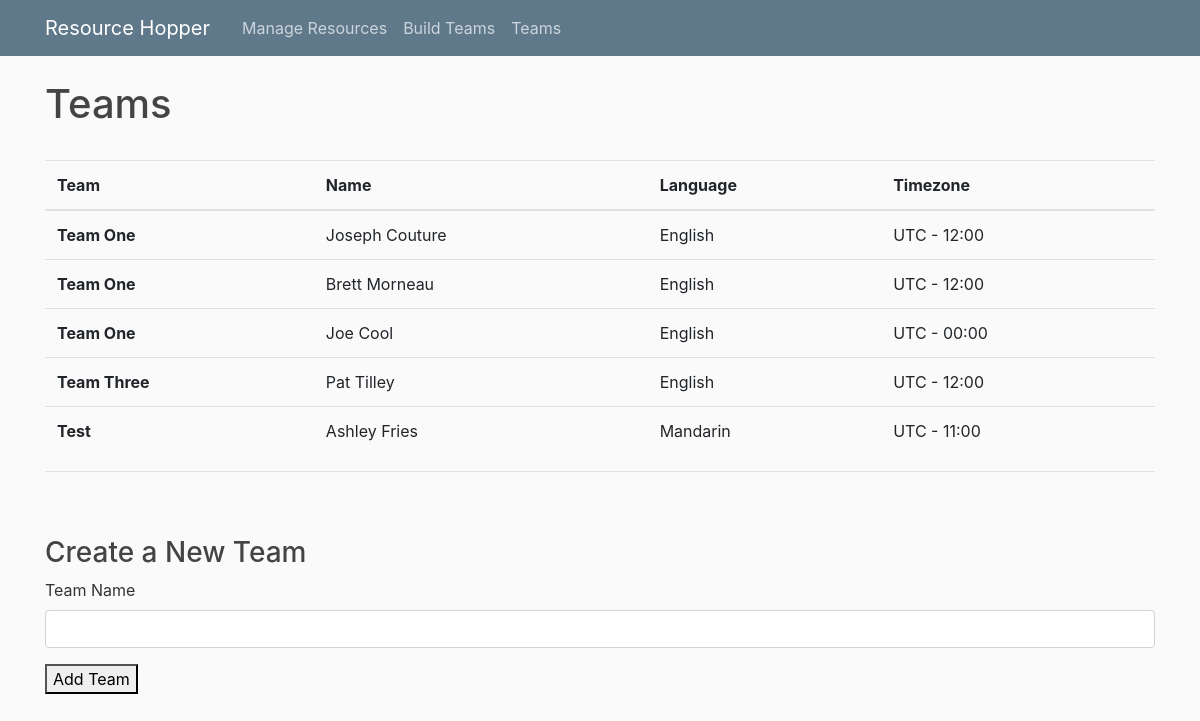
The app's page /hopper/teams/, older data.
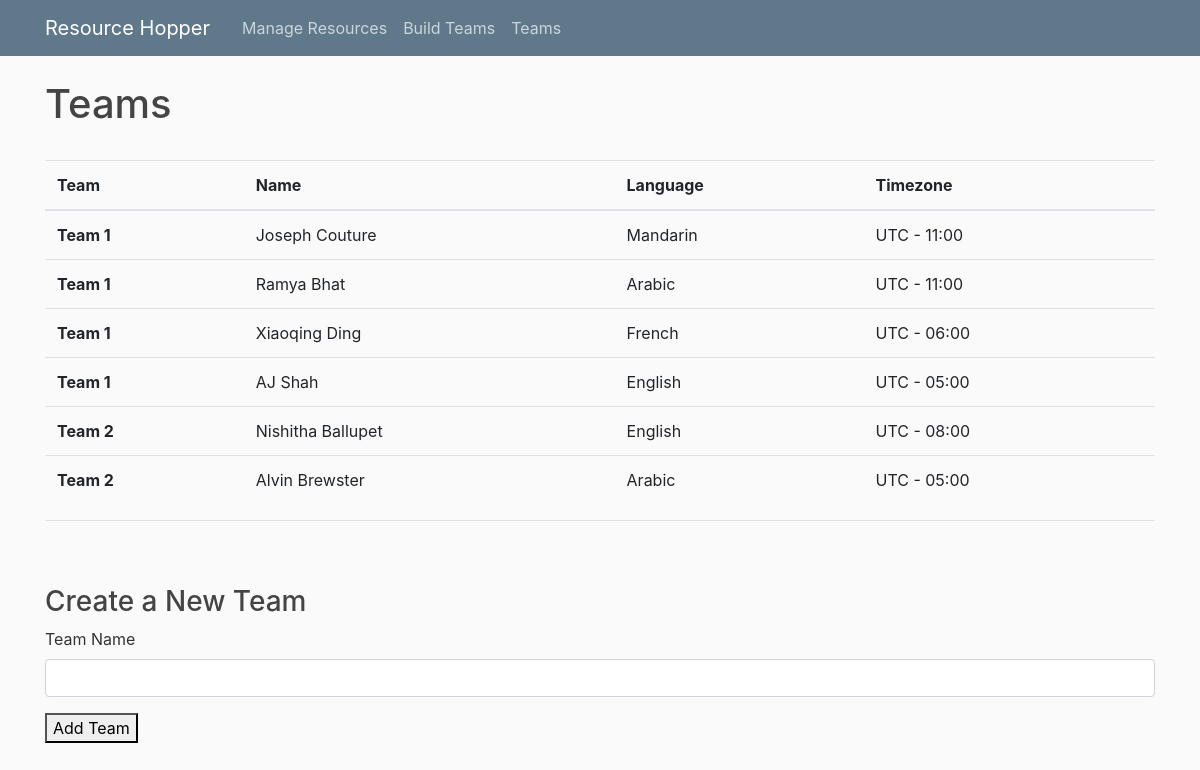
The same page, newer data.
### resource_hopper/models.py (models this page shows, shortened)
class ProjectTeam(models.Model):
    project_id = models.ForeignKey(Project, db_column='project_id', on_delete=models.CASCADE)
    resource_id = models.ForeignKey(Resource, db_column='resource_id', on_delete=models.CASCADE)
    class Meta:
        unique_together = (("resource_id", "project_id"),)

class Project(models.Model):
    project_id = models.AutoField(primary_key=True)
    manager_id = models.ForeignKey(Manager, db_column='manager_id', on_delete=models.CASCADE, null=True)
    project_description = models.CharField(max_length=64, blank=True, null=True)

class Resource(models.Model):
    resource_id = models.AutoField(primary_key=True)
    resource_lname = models.CharField(max_length=64)
    resource_fname = models.CharField(max_length=64)
    timezone_id = models.ForeignKey(Timezone, db_column='timezone_id', on_delete=models.CASCADE)
    language_id = models.ForeignKey(Language, db_column='language_id', on_delete=models.CASCADE)
    resource_onteam = models.BooleanField(default=False)

class Language(models.Model):
    language_id = models.AutoField(primary_key=True)
    language_name = models.CharField(max_length=64, blank=True, null=True)

class Timezone(models.Model):
    timezone_id = models.AutoField(primary_key=True)
    timezone_name = models.CharField(max_length=64, blank=True, null=True)

### resource_hopper/views.py (the view)
# urls.py: path('teams/', views.teams, name='resource_hopper-teams'),
def teams(request):
	context = {
		'projectteams': ProjectTeam.objects.order_by('project_id'),
		'resource': Resource.objects.all(),
		'skill': Skill.objects.all(),
		'resourceskill': ResourceSkill.objects.all(),
		'addteam': AddTeam(),
	}
	if request.method == 'POST':
		addteam_form = AddTeam(request.POST)
		if addteam_form.is_valid():
			addteam_form.save()
		context['newteam'] = addteam_form.cleaned_data['project_description']
	return render(request, 'resource_hopper/teams.html', context)

### resource_hopper/forms.py
class AddTeam(forms.ModelForm):
	class Meta:
		model = Project
		fields = ('project_description',)
		labels = {
			"project_description": "Team Name",
		}

### resource_hopper/templates/resource_hopper/teams.html (shortened to what this page needs)
{% extends "resource_hopper/base.html" %}
{% block content %}
{% load crispy_forms_tags %}
	<h1>Teams</h1><br>
	<table class="table">
		  <thead>
		    <tr>
		      <th scope="col">Team</th>
		      <th scope="col">Name</th>
		      <th scope="col">Language</th>
		      <th scope="col">Timezone</th>
		    </tr>
		  </thead>
		  <tbody>
				{% for projectteam in projectteams %}
					<tr>
						<th scope="row">{{projectteam.project_id.project_description}}</th>
						<td>{{projectteam.resource_id.resource_fname}} {{projectteam.resource_id.resource_lname}}</td>
						<td>{{projectteam.resource_id.language_id.language_name}}</td>
						<td>{{projectteam.resource_id.timezone_id.timezone_name}}</td>
					</tr>
				{% endfor %}
			</tbody>
	</table>
<hr><br><br>
<h3>Create a New Team</h3>
<form method="post">
	{{ addteam | crispy }}
	<button type="submit">Add Team</button>
{% endblock content %}

Row changes from the older to the newer data that the page shows:
removed ProjectTeam: project_id.project_description "Team One", resource_id.resource_fname "Joseph", resource_id.resource_lname "Couture", resource_id.language_id.language_name "English", resource_id.timezone_id.timezone_name "UTC - 12:00"
removed ProjectTeam: project_id.project_description "Team One", resource_id.resource_fname "Brett", resource_id.resource_lname "Morneau", resource_id.language_id.language_name "English", resource_id.timezone_id.timezone_name "UTC - 12:00"
removed ProjectTeam: project_id.project_description "Team One", resource_id.resource_fname "Joe", resource_id.resource_lname "Cool", resource_id.language_id.language_name "English", resource_id.timezone_id.timezone_name "UTC - 00:00"
removed ProjectTeam: project_id.project_description "Team Three", resource_id.resource_fname "Pat", resource_id.resource_lname "Tilley", resource_id.language_id.language_name "English", resource_id.timezone_id.timezone_name "UTC - 12:00"
removed ProjectTeam: project_id.project_description "Test", resource_id.resource_fname "Ashley", resource_id.resource_lname "Fries", resource_id.language_id.language_name "Mandarin", resource_id.timezone_id.timezone_name "UTC - 11:00"
added ProjectTeam: project_id.project_description "Team 1", resource_id.resource_fname "Joseph", resource_id.resource_lname "Couture", resource_id.language_id.language_name "Mandarin", resource_id.timezone_id.timezone_name "UTC - 11:00"
added ProjectTeam: project_id.project_description "Team 1", resource_id.resource_fname "Ramya", resource_id.resource_lname "Bhat", resource_id.language_id.language_name "Arabic", resource_id.timezone_id.timezone_name "UTC - 11:00"
added ProjectTeam: project_id.project_description "Team 1", resource_id.resource_fname "Xiaoqing", resource_id.resource_lname "Ding", resource_id.language_id.language_name "French", resource_id.timezone_id.timezone_name "UTC - 06:00"
added ProjectTeam: project_id.project_description "Team 1", resource_id.resource_fname "AJ", resource_id.resource_lname "Shah", resource_id.language_id.language_name "English", resource_id.timezone_id.timezone_name "UTC - 05:00"
added ProjectTeam: project_id.project_description "Team 2", resource_id.resource_fname "Nishitha", resource_id.resource_lname "Ballupet", resource_id.language_id.language_name "English", resource_id.timezone_id.timezone_name "UTC - 08:00"
added ProjectTeam: project_id.project_description "Team 2", resource_id.resource_fname "Alvin", resource_id.resource_lname "Brewster", resource_id.language_id.language_name "Arabic", resource_id.timezone_id.timezone_name "UTC - 05:00"
